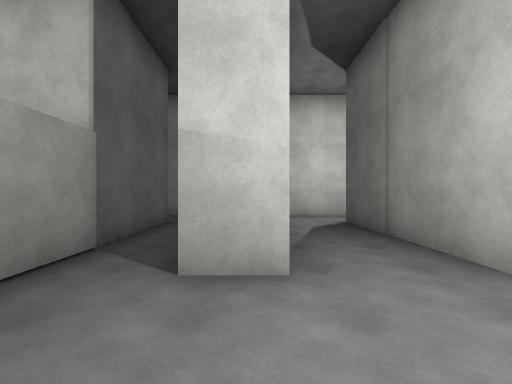
View 1 (above)

24 first-person views from a walk through a scene from a Unity 3-D project. The camera is 1.5 m above the floor, looks level and sees 90° across. The floor is counted in squares, 2 m on a side. Each view is taken from the middle of a square. On the plan, view 1 faces up. The plan holds only what a view shows up to about 9 squares ahead; the rest is blank. The place goes on beyond the plan. The player is left out. Surface patterns are stand-ins for the level's own textures.

View 2
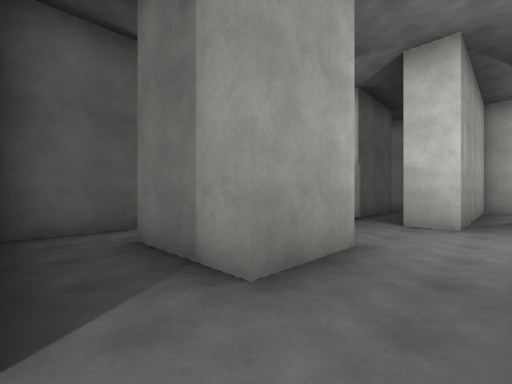

View 3
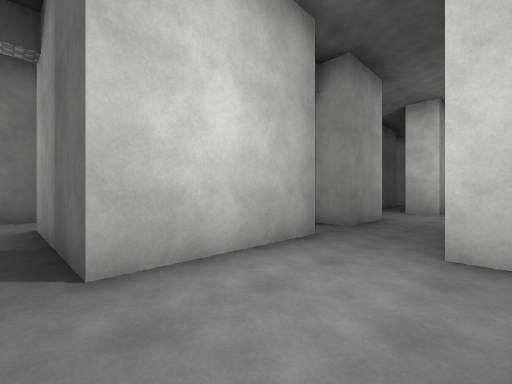

View 4
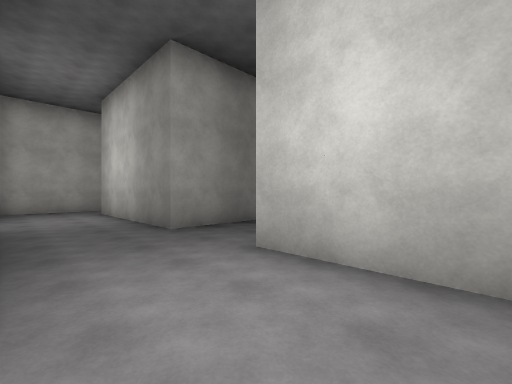

View 5
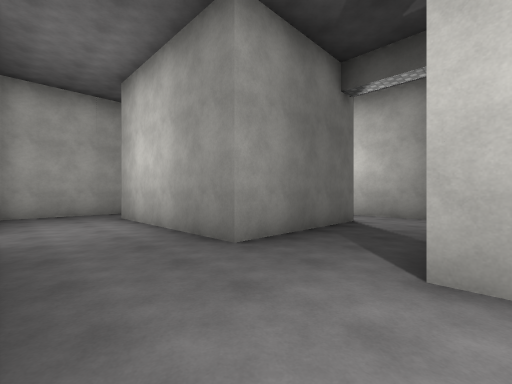

View 6
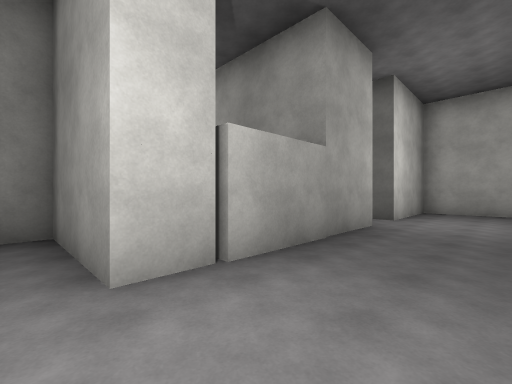

View 7
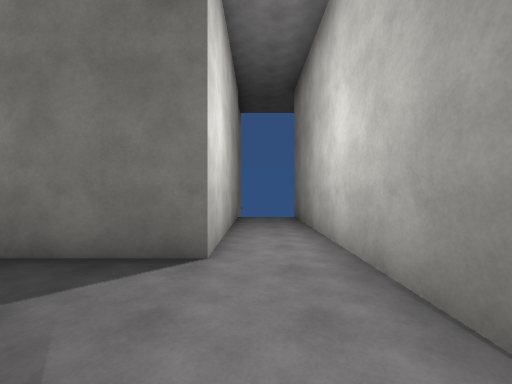

View 8
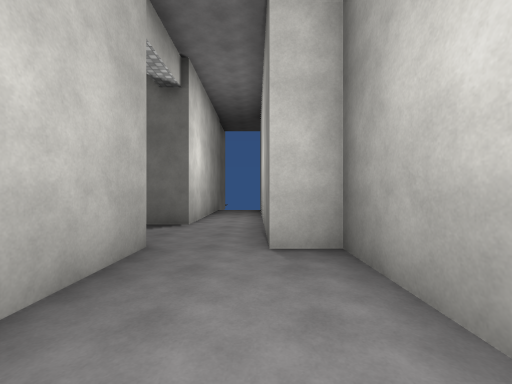

View 9
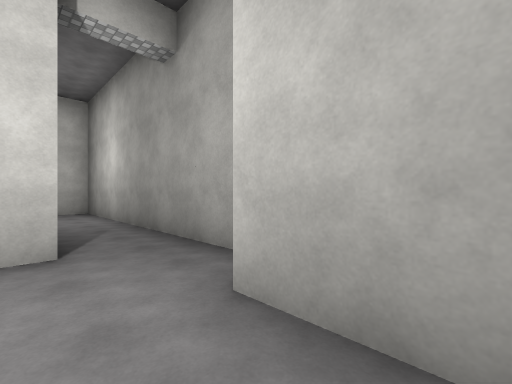

View 10
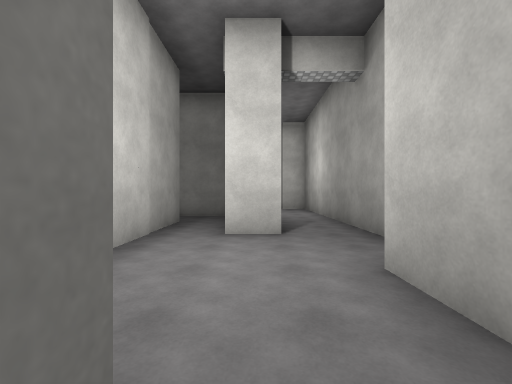

View 11
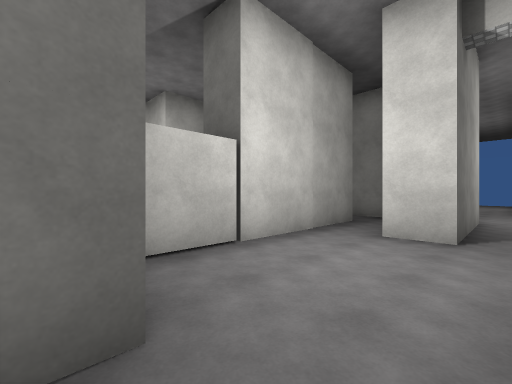

View 12
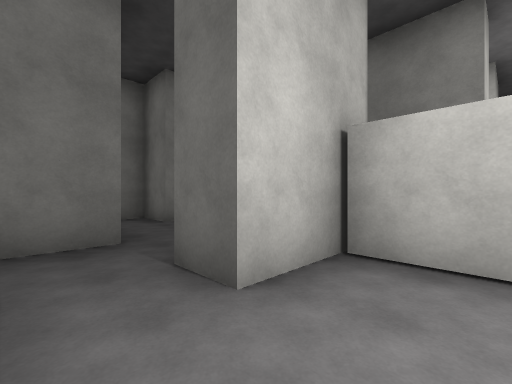

View 13
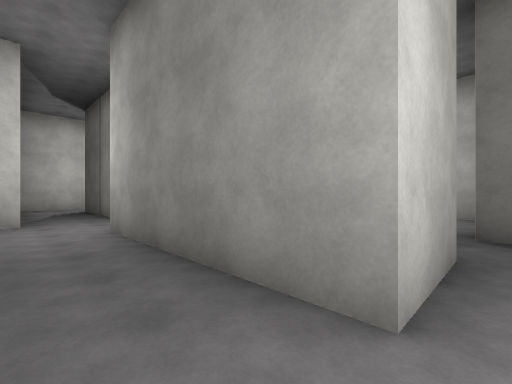

View 14
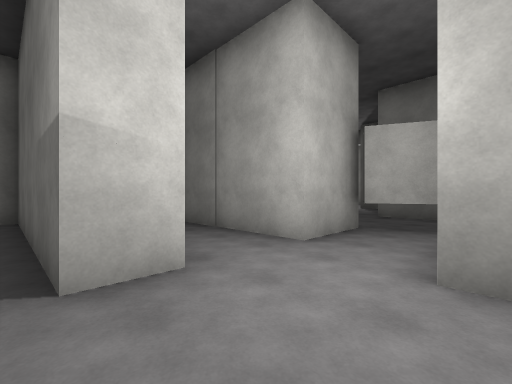

View 15
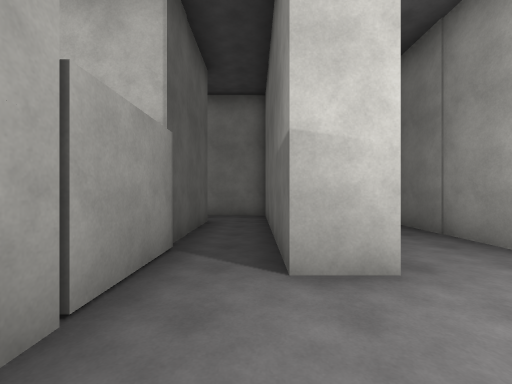

View 16
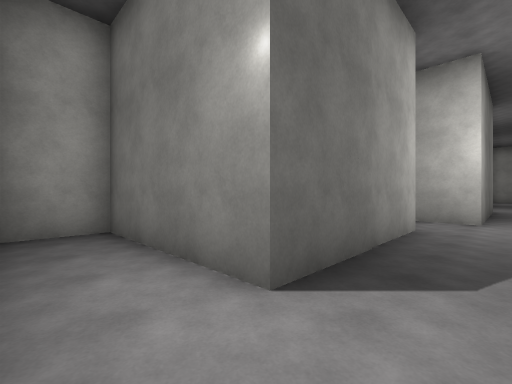

View 17
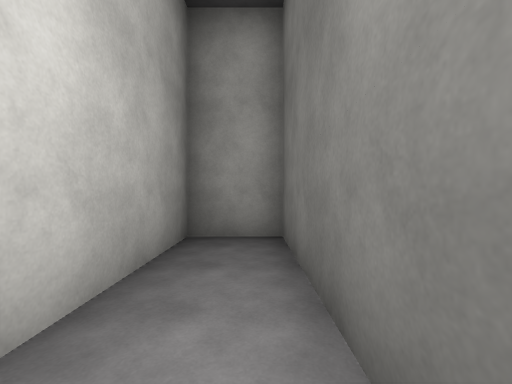

View 18
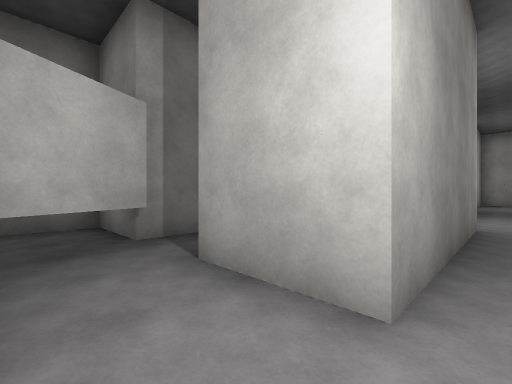

View 19
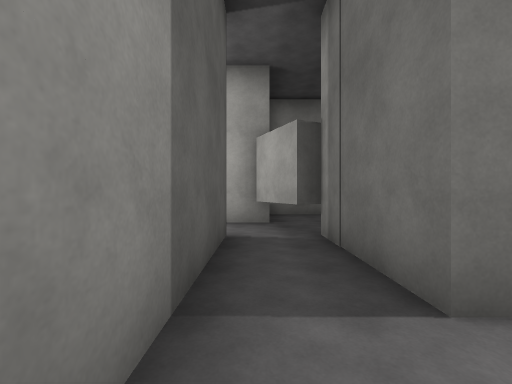

View 20
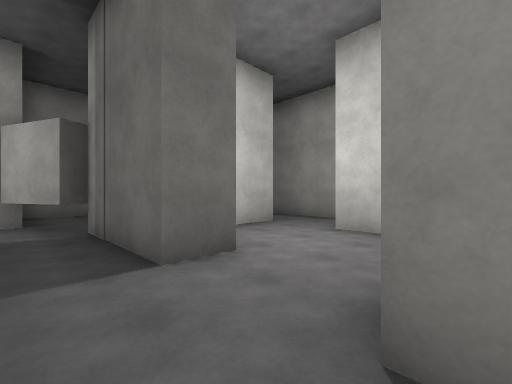

View 21
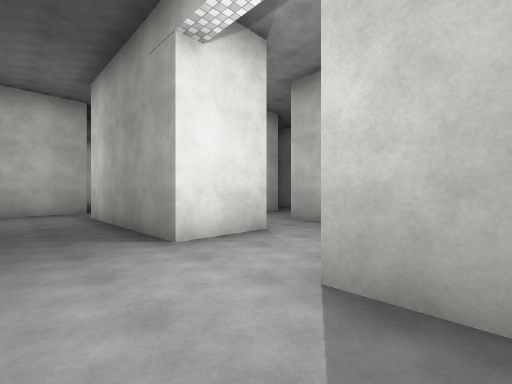

View 22
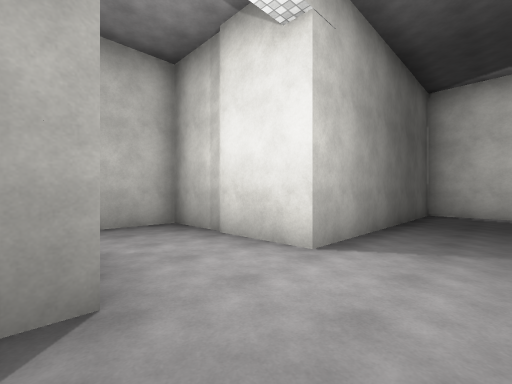

View 23
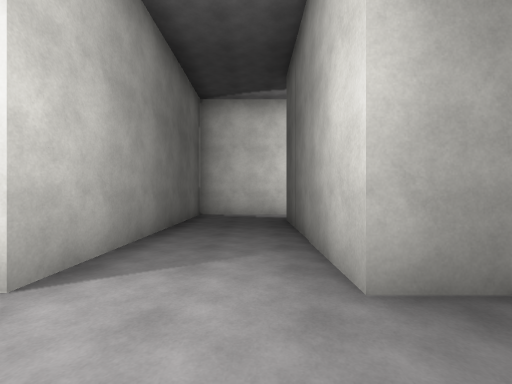

View 24
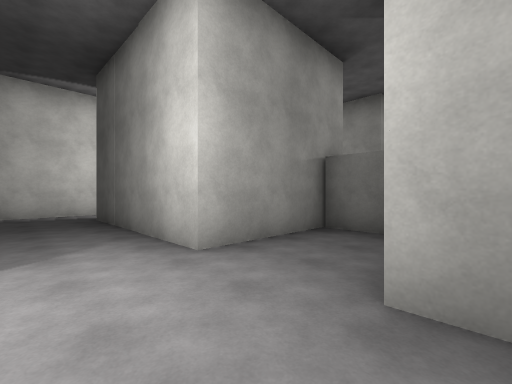

### Floor plan
Key: @ floor where view 1 was taken; # wall or solid block; x gap in a wall; . floor; T thing the floor can be seen under or through.
Columns run from 8 left of view 1 to 13 right of it. Each row starts with its distance up from view 1.
 10     ##
  9     .###########
  8     ....#......#
  7     ....#......#
  6   ##.#..#..#####
  5   ...#..#..####
  4   ..##..#..# ..
  3  #...##.#..# ...#
  2  #...##.....TT..#
  1  ....##......#..#  #
  0 #....# .@.##.#####.#
 -1 #..#.###..##..#....#
 -2 #..#.###..##..#....
 -3 #..#......##.....#
 -4 #..#####..##.....#
 -5 #...#  #......#..#
 -6 #...#  #......#..#  ..
 -7 #...####...####..##..#
 -8 ##.........#.........#
 -9  #.........#.........#
-10  #..####...####..#####
-11  #..#  #...#  #..#
-12  #..#  #...   #..#
-13  #..#  #...   #..#
-14  #..#  #...#  #..#
-15   x #  #...#  ...#
-16        ....#  ...#
-17        #####  ####

Where each view was taken, in squares from view 1:
view 1: 0 up, 0 right, facing up
view 2: 4 down, 1 right, facing up-left
view 3: 8 down, 2 right, facing up-left
view 4: 5 down, 2 right, facing down-left
view 5: 7 down, 2 right, facing down-left
view 6: 6 down, 0 right, facing down-right
view 7: 7 down, 5 left, facing down
view 8: 4 down, 6 left, facing down
view 9: 3 up, 5 left, facing down-left
view 10: 4 up, 5 left, facing down
view 11: 4 up, 6 left, facing down-right
view 12: 2 up, 6 left, facing up-right
view 13: 5 down, 0 right, facing up-right
view 14: 0 up, 1 left, facing up-right
view 15: 0 up, 1 left, facing up
view 16: 8 up, 1 right, facing down-right
view 17: 7 up, 2 right, facing right
view 18: 2 up, 1 right, facing down-right
view 19: 4 down, 4 right, facing up
view 20: 5 down, 4 right, facing up-right
view 21: 11 down, 7 right, facing up-right
view 22: 7 down, 7 right, facing down-right
view 23: 8 down, 7 right, facing down
view 24: 7 down, 8 right, facing down-left
